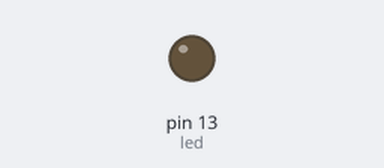
The sketch below on a simulated Arduino Uno, built with avr-gcc and run on an emulated ATmega328P. Parts: output pins drawn as LEDs (lit = HIGH).

Above: at 0.05 s.
At 0.7 s:
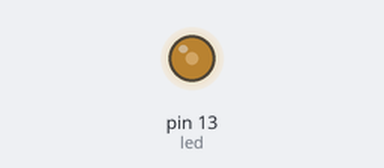
At 1.4 s:
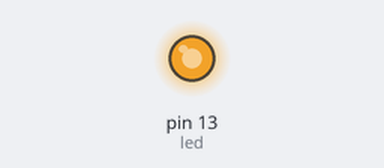
At 2.8 s:
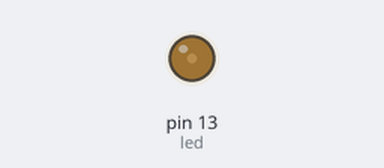
Timing chart, 0 to 7.1 s (numbered marks = the images above):
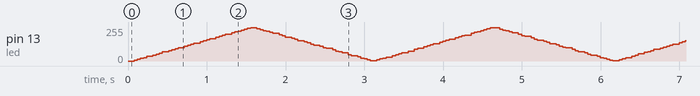

The sketch:

Simulare_PWM_pe_un_pin_NON_PWM.ino
```cpp
int led=13;

void setup() {
    pinMode(led, OUTPUT);
}

int pas=0;
int limita=0;
int dir=5;

void loop() {
  long long t=millis();
  while(millis()-t < 30)
  {
    pas++;
    if (pas<limita) digitalWrite(led,1);
            else digitalWrite(led,0);
    if (pas>255) pas=0;
  }
  limita += dir;
  if (limita>250 || limita<5) dir*=-1;
}
```
